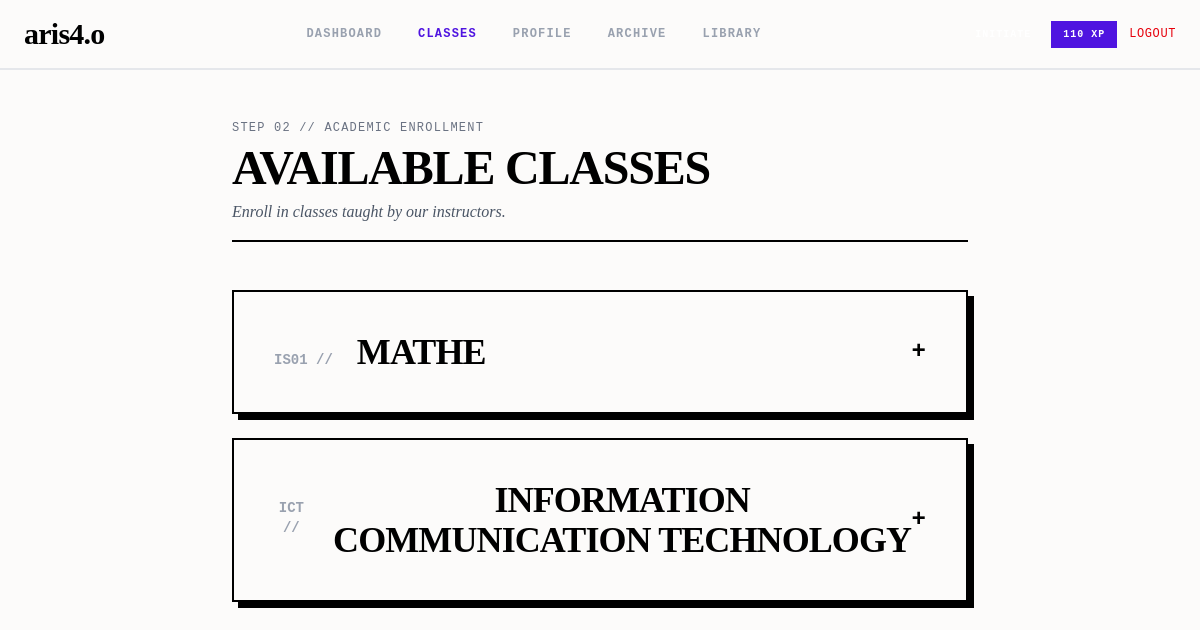
/select-level/ (signed in), run on an earlier commit of the app's database.
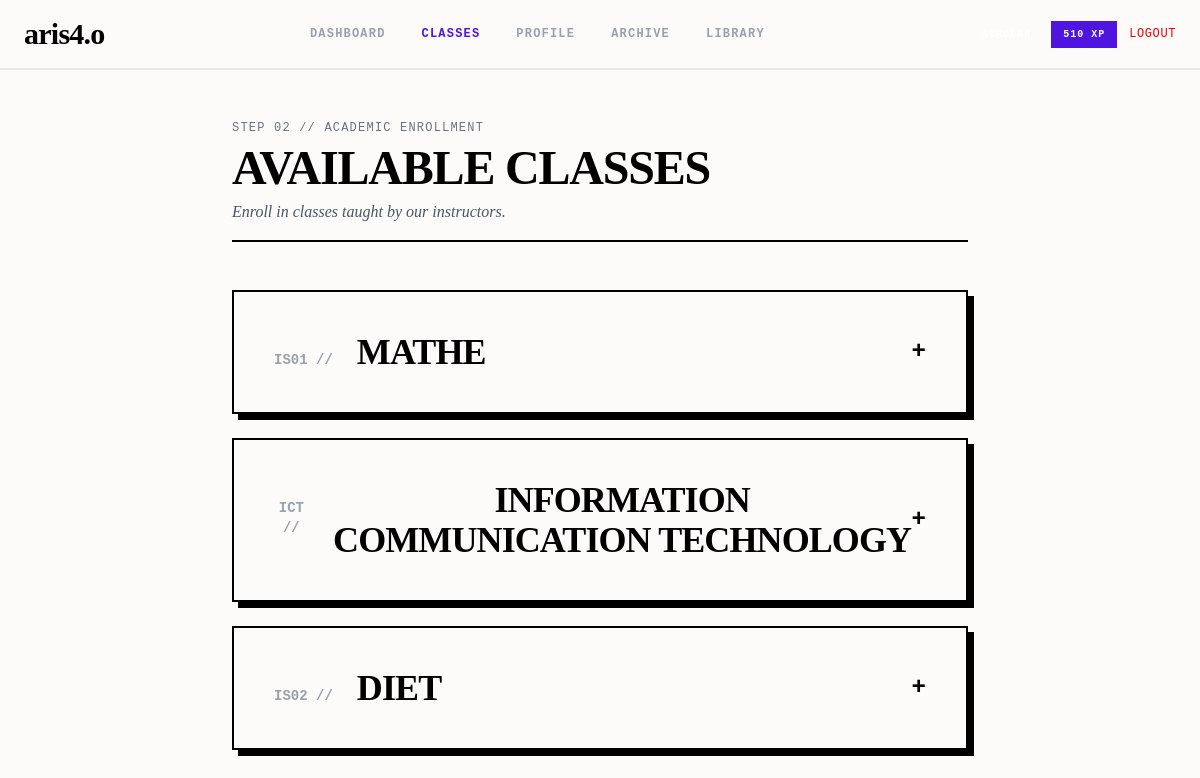
And on a later commit of the database.
### accounts/models.py (models this page shows, shortened)
class AcademicClass(models.Model):
    code = models.CharField(max_length=20, unique=True)
    title = models.CharField(max_length=200)
    schedule_string = models.CharField(max_length=100)
    meeting_link = models.CharField(max_length=200, blank=True, default='')
    students = models.ManyToManyField(settings.AUTH_USER_MODEL, related_name='enrolled_classes', blank=True)
    instructor = models.ForeignKey(settings.AUTH_USER_MODEL, on_delete=models.SET_NULL, null=True, blank=True, limit_choices_to={'role': 'instructor'}, related_name='taught_classes')
    slug = models.SlugField(unique=True, blank=True)

### accounts/views.py (the view, shortened to what this page needs)
# urls.py: path('select-level/', views.select_level_view, name='select_level'),
def select_level_view(request):
    classes = AcademicClass.objects.filter(instructor__isnull=False)
    enrolled_class_ids = []
    if request.user.is_authenticated:
        enrolled_class_ids = list(request.user.enrolled_classes.values_list('id', flat=True))
    return render(request, 'select_level.html', {
        'classes': classes,
        'enrolled_class_ids': enrolled_class_ids,
    })

### accounts/context_processors.py (called while the page is built, shortened)
def user_tier_context(request):
    ctx = {}
    if request.user.is_authenticated:
        user = request.user
        role = user.role
        if role == 'student':
            xp = getattr(user, 'xp', 0) or 0
            level, tier_title, _, _ = get_tier_info(xp)
            xp_ctx = build_xp_context(xp)
            ctx['user_tier'] = {
                'level': level,
                'title': tier_title,
                'xp': xp,
                'xp_percentage': xp_ctx['xp_percentage'],
                'xp_to_next': xp_ctx['xp_to_next'],
                'role': role,
                'tier_color_class': TIER_COLORS.get(tier_title, 'bg-gray-600 text-white'),
            }
    return ctx

### accounts/tiers.py (called while the page is built)
def get_tier_info(xp):
    if xp < 500:
        return (1, 'Initiate', 0, 500)
    elif xp < 1500:
        return (2, 'Scholar', 500, 1500)
    elif xp < 3000:
        return (3, 'Alpha Vanguard', 1500, 3000)
    elif xp < 5000:
        return (4, 'Elite Scholar', 3000, 5000)
    else:
        level = 5 + (xp - 5000) // 3000
        rmin = 5000 + ((xp - 5000) // 3000) * 3000
        rmax = rmin + 3000
        return (level, 'Grandmaster', rmin, rmax)

### accounts/templates/select_level.html (shortened to what this page needs)
{% extends 'base.html' %}
{% block content %}
<div class="w-full max-w-xl md:max-w-2xl lg:max-w-3xl mx-auto my-12 px-4">
  <div class="mb-12 border-b-2 border-black pb-4">
    <span class="font-mono text-xs text-gray-500 uppercase tracking-widest block mb-2">
      Step 02 // Academic Enrollment
    </span>
    <h2 class="font-serif text-4xl lg:text-5xl font-black tracking-tight text-black uppercase select-none">
      Available Classes
    </h2>
    <p class="font-serif italic text-sm lg:text-base text-gray-600 mt-2">
      Enroll in classes taught by our instructors.
    </p>
  </div>
  {% if not request.user.is_authenticated %}
  <div class="border-2 border-black bg-[#fcfbfa] p-8 text-center shadow-[4px_4px_0px_0px_rgba(0,0,0,1)]">
    <p class="font-mono text-sm text-gray-600">Please <a href="{% url 'login' %}" class="text-[#4f14e0] underline font-bold">login</a> or <a href="{% url 'register' %}" class="text-[#4f14e0] underline font-bold">register</a> to enroll in classes.</p>
  </div>
  {% elif classes %}
  <div class="space-y-6">
    {% for class in classes %}
    <div class="border-2 border-black bg-[#fcfbfa] shadow-[4px_4px_0px_0px_rgba(0,0,0,1)] lg:shadow-[6px_6px_0px_0px_rgba(0,0,0,1)]">
      <button onclick="toggleAccordion('class-{{ class.id }}')" class="w-full p-6 md:p-8 lg:p-10 flex justify-between items-center group focus:outline-none select-none">
        <div class="flex items-baseline gap-4 md:gap-6">
          <span class="font-mono text-xs md:text-sm font-bold text-gray-400 group-hover:text-[#4f14e0]">{{ class.code }} //</span>
          <h3 class="font-serif text-2xl md:text-3xl lg:text-4xl font-black text-black uppercase tracking-tight group-hover:text-[#4f14e0] transition-colors">{{ class.title }}</h3>
        </div>
        <span id="icon-class-{{ class.id }}" class="font-mono text-xl md:text-2xl font-bold text-black transition-transform duration-300 group-hover:text-[#4f14e0]">+</span>
      </button>
    </div>
    {% endfor %}
  </div>
  {% endif %}
</div>
{% endblock %}

What changed in the data, as far as the page shows it:
added AcademicClass: code "IS02", title "DIET"
Also different on the page:
{{ user_tier.xp }}: "110" → "510"
